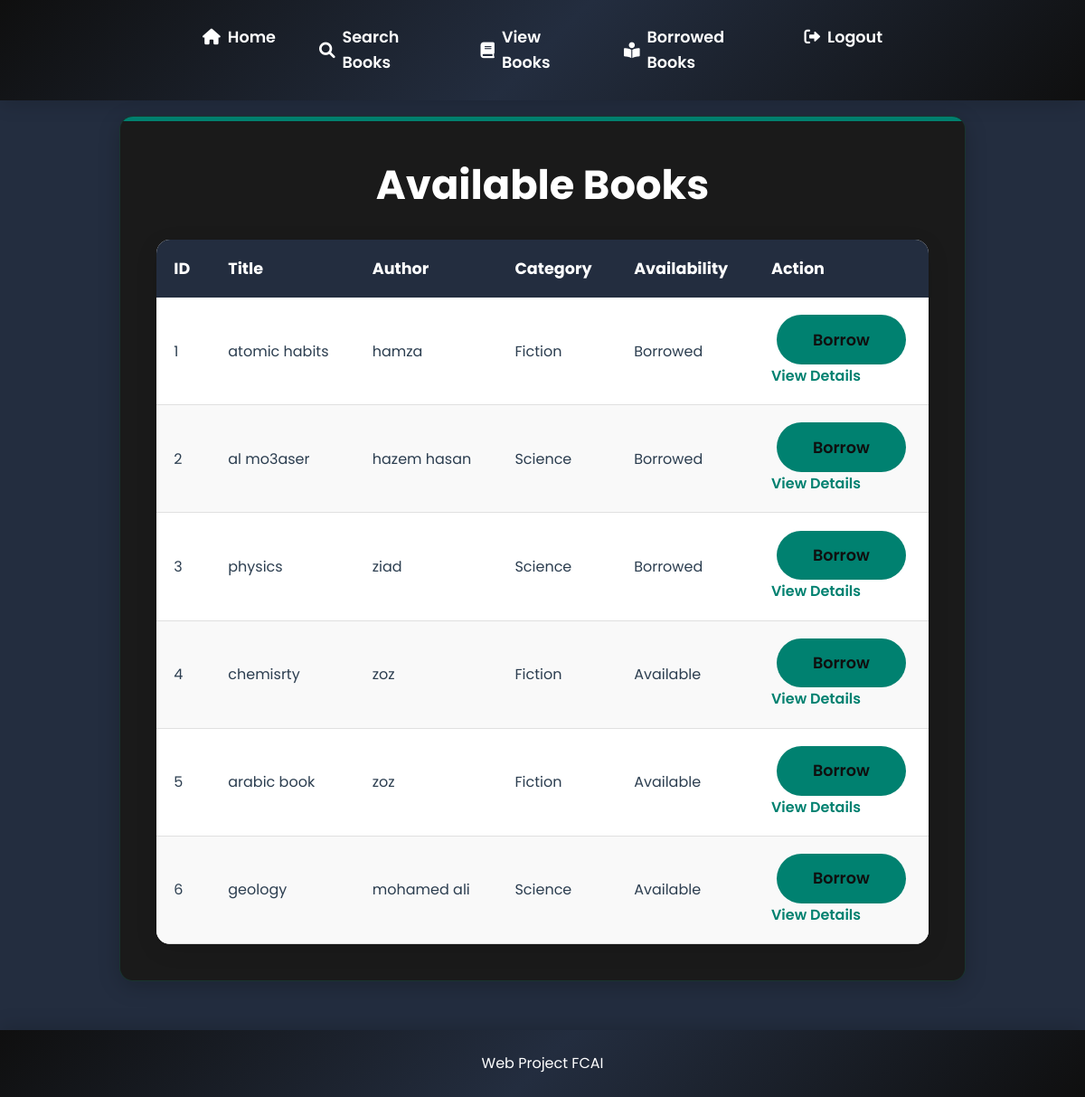
/library/view/, run on an earlier commit of the app's database.
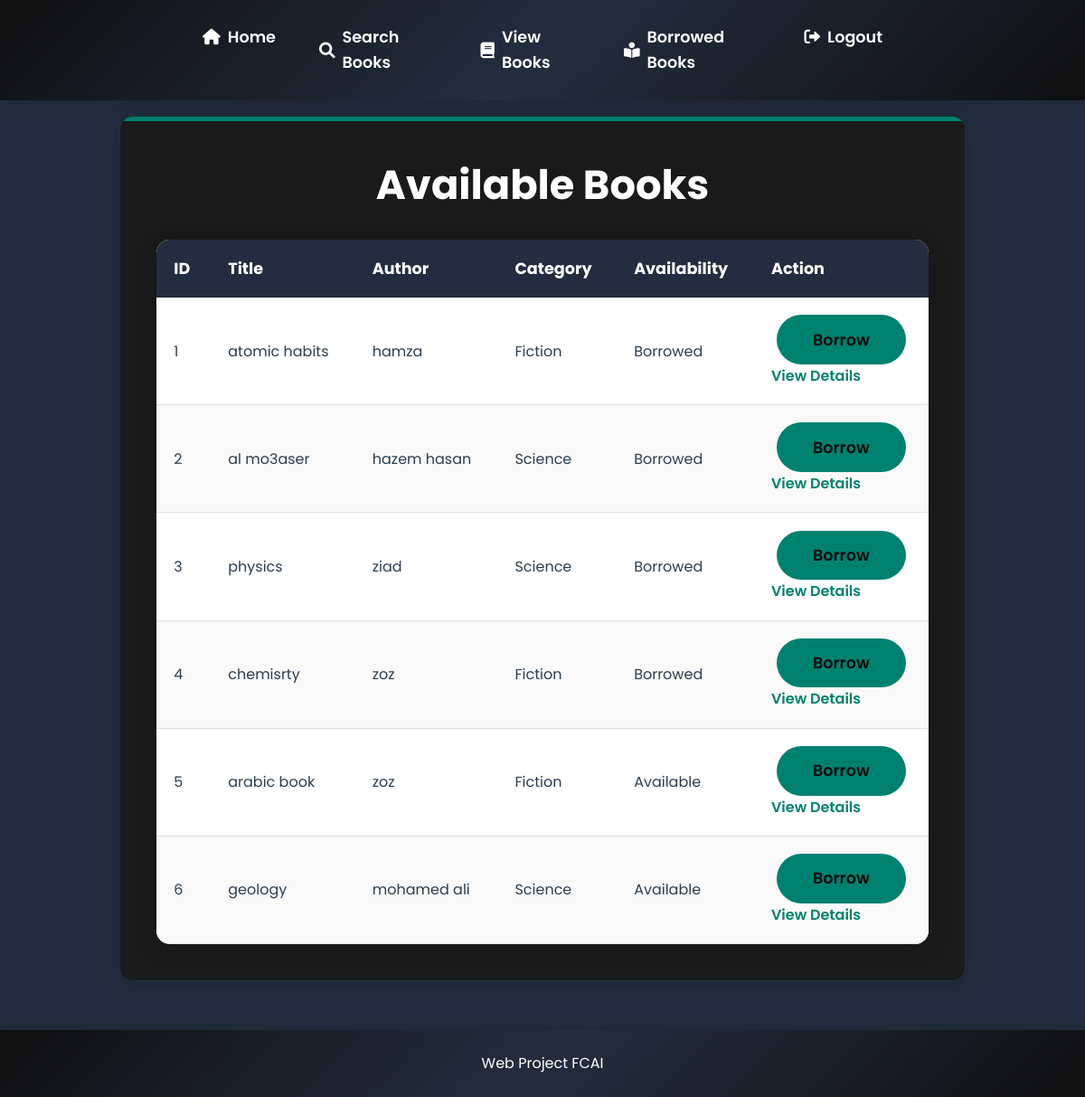
And on a later commit of the database.
### lib/models.py (models this page shows)
class Book_Details(models.Model):
    Name = models.CharField(max_length=120)
    Author = models.CharField(max_length=120)
    Category = models.CharField(max_length=120)
    Description = models.TextField()
    Date_Added = models.DateField()
    Availability = models.CharField( max_length=50)

### lib/views.py (the view)
# urls.py: path('view/', views.userShow_book, name='view_books'),
def userShow_book(request):  # View books
    books = Book_Details.objects.all()
    return render(request, 'user_view_books.html', {'books': books})

### templates/user_view_books.html (shortened to what this page needs)
{% load static %}
<link rel="stylesheet" href="{% static 'css/style.css' %}" />
<link rel="stylesheet" href="{% static 'css/icon.css' %}" />
<!DOCTYPE html>
<html lang="en">
  <head>
    <link rel="stylesheet" href="../css/style.css" />
  </head>
  <body>
    <nav>
      <ul>
        <li>
          <a href="{% url 'user_dashboard' %}"
            ><i class="fas fa-home"></i> Home</a
          >
        </li>
        <li>
          <a href="{% url 'search_books' %}"
            ><i class="fas fa-search"></i> Search Books</a
          >
        </li>
        <li>
          <a href="{% url 'view_books' %}"
            ><i class="fas fa-book"></i> View Books</a
          >
        </li>
        <li>
          <a href="{% url 'borrowed_books' %}"
            ><i class="fas fa-book-reader"></i> Borrowed Books</a
          >
        </li>
        <li>
          <a href="{% url 'index' %}"
            ><i class="fas fa-sign-out-alt"></i> Logout</a
          >
        </li>
      </ul>
    </nav>
    <main>
      <div class="card">
        <h1>Available Books</h1>
        <table>
          <thead>
            <tr>
              <th>ID</th>
              <th>Title</th>
              <th>Author</th>
              <th>Category</th>
              <th>Availability</th>
              <th>Action</th>
            </tr>
          </thead>
          <tbody>
            {% for book in books %}
            <tr>
              <td>{{ book.id }}</td>
              <td>{{ book.Name }}</td>
              <td>{{ book.Author }}</td>
              <td>{{ book.Category }}</td>
              <td>{{ book.Availability }}</td>
              <td>
                <form method="POST" action="{% url 'borrow_book' book.id %}">
                  <button type="submit">Borrow</button>
                </form>
                <a href="{% url 'book_details' book.id %}">View Details</a>
              </td>
            </tr>
            {% endfor %}
          </tbody>
        </table>
      </div>
    </main>
    <footer>
      <p>Web Project FCAI</p>
    </footer>
</body>
</html>

What changed in the data, as far as the page shows it:
changed Book_Details "chemisrty": Availability "Available" → "Borrowed"
